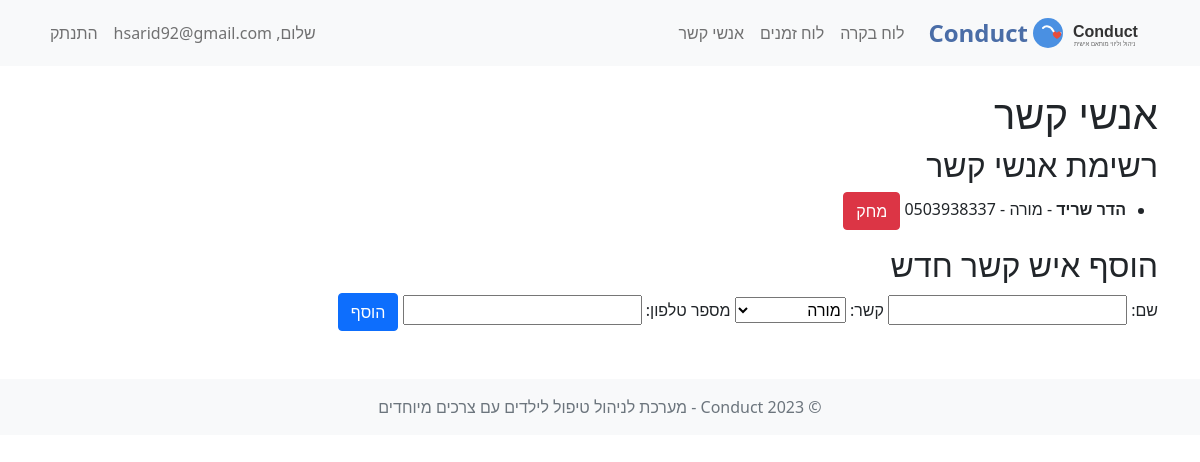
The page /contacts (signed in) on the database as committed earlier.
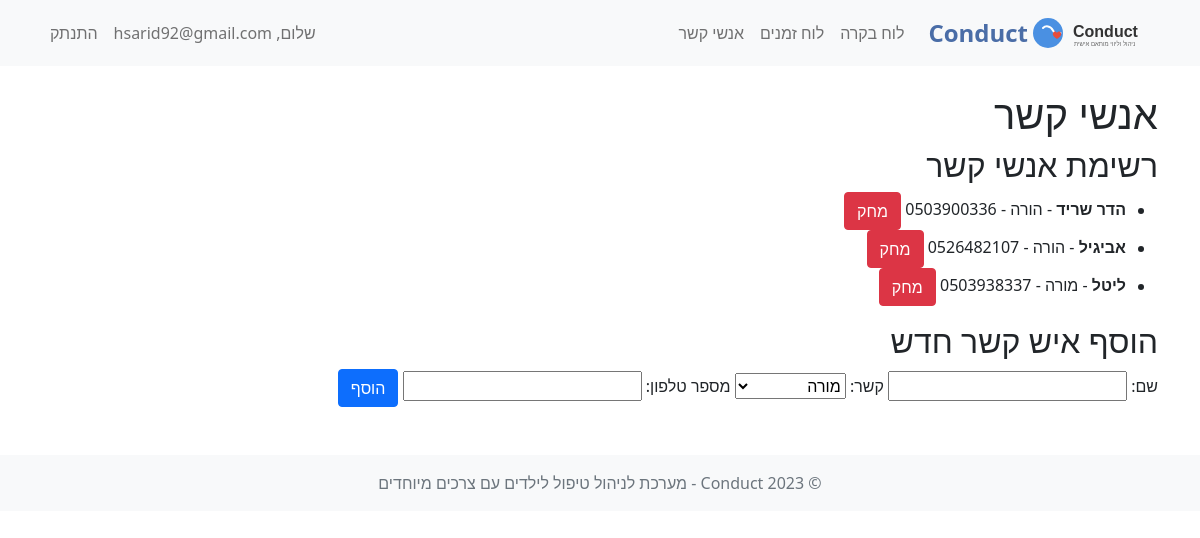
The same page on the database as committed later.
### APP.py (models this page shows)
class Contact(db.Model):
    id = db.Column(db.Integer, primary_key=True)
    user_id = db.Column(db.Integer, db.ForeignKey('user.id'), nullable=False)
    name = db.Column(db.String(150), nullable=False)  # Name of the contact
    relation = db.Column(db.String(50), nullable=False)  # e.g., Teacher, Parent, Therapist
    phone_number = db.Column(db.String(20), nullable=False)

### APP.py (the view, shortened to what this page needs)
@app.route('/contacts', methods=['GET', 'POST'])
@login_required
def contacts():
    valid_relations = ["מורה", "הורה", "מטפל", "קרוב משפחה", "אחר"]
    contacts = Contact.query.filter_by(user_id=current_user.id).all()
    return render_template('contacts.html', title="אנשי קשר", contacts=contacts, valid_relations=valid_relations)

### APP.py (called while the page is built)
@login_manager.user_loader
def load_user(user_id):
    return User.query.get(int(user_id))

### templates/contacts.html (shortened to what this page needs)
{% extends "base.html" %}
{% block content %}
<h1>אנשי קשר</h1>
{% if contacts %}
    <h2>רשימת אנשי קשר</h2>
    <ul>
        {% for contact in contacts %}
        <li>
            <strong>{{ contact.name }}</strong> - {{ contact.relation }} - {{ contact.phone_number }}
            <a href="{{ url_for('delete_contact', contact_id=contact.id) }}" class="btn btn-danger" style="margin-left: 10px;">מחק</a>
        </li>
        {% endfor %}
    </ul>
{% else %}
    <p>אין אנשי קשר כרגע.</p>
{% endif %}
<h2>הוסף איש קשר חדש</h2>
<form method="POST" action="{{ url_for('contacts') }}">
    <label for="name">שם:</label>
    <input type="text" id="name" name="name" required>
    <label for="relation">קשר:</label>
    <select id="relation" name="relation" required>
        {% for relation in valid_relations %}
        <option value="{{ relation }}">{{ relation }}</option>
        {% endfor %}
    </select>
    <label for="phone_number">מספר טלפון:</label>
    <input type="text" id="phone_number" name="phone_number" required>
    <button type="submit" class="btn btn-primary">הוסף</button>
</form>
{% endblock %}

Rows that differ between the two databases and show on the page:
changed Contact "הדר שריד": relation "מורה" → "הורה"
added Contact: name "אביגיל", relation "הורה", phone_number "0526482107"
added Contact: name "ליטל", relation "מורה", phone_number "0503938337"
